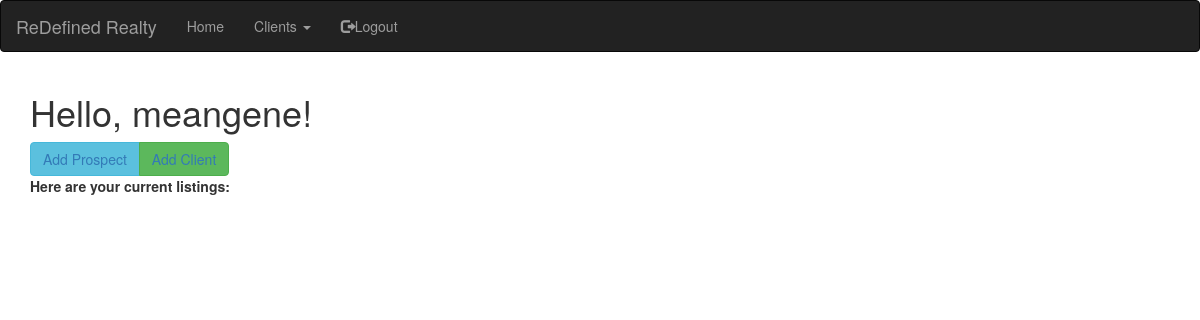
/listings (signed in), run on an earlier commit of the app's database.
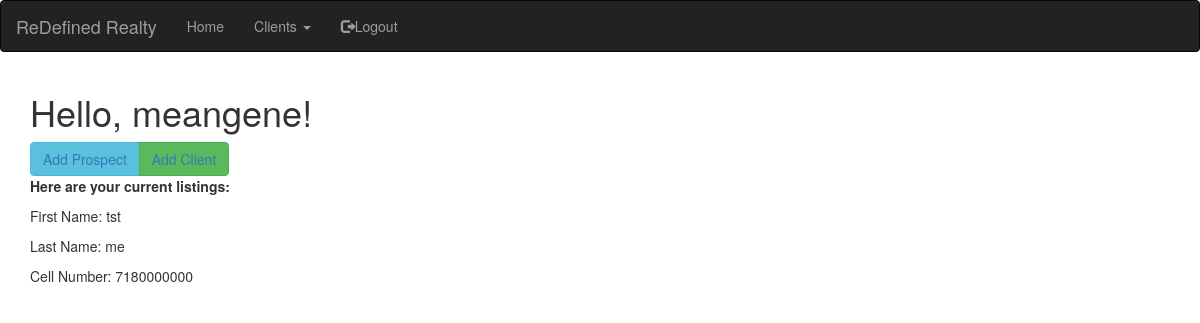
And on a later commit of the database.
### app/models.py (models this page shows, shortened)
class Clients(db.Model):
    id = db.Column(db.Integer, primary_key=True)
    first_name = db.Column(db.String(20))
    last_name = db.Column(db.String(20))
    phone_cell = db.Column(db.Integer)
    user_account_pk=db.Column(db.Integer, db.ForeignKey('user.id'))

### app/routes.py (the view)
@app.route('/listings', methods=['GET', 'POST'])
@login_required
def listings():
    all_clients = get_clients(current_user=current_user)
    return render_template('listings.html', title='Listings', all_clients=all_clients)

### app/models.py (called while the page is built)
@login.user_loader
def load_user(id):
    return User.query.get(int(id))

### app/routes.py (called while the page is built)
def get_clients(current_user):
    currentuser = User.query.filter_by(username=current_user.username).first()
    account_pk = currentuser.id
    all_clients=Clients.query.filter_by(user_account_pk=account_pk).all()
    return all_clients

### app/templates/listings.html
{% extends "base.html" %}
{% import 'bootstrap/wtf.html' as wtf %}
{% block app_content %}
    <h1>Hello, {{ current_user.username }}!</h1>
    <div class="btn-group">
        <button type="button" class="btn btn-info"><a href="{{ url_for('add_prospect') }}">Add Prospect</a></button>
        <button type="button" class="btn btn-success"><a href="{{ url_for('add_client') }}">Add Client</a></button>
    </div>
    <div><p><b>Here are your current listings:</b></p></div>
    {% for everyone in all_clients %}
    <div><p>First Name: {{ everyone.first_name }}</p></div>
    <div><p>Last Name: {{ everyone.last_name }}</p></div>
    <div><p>Cell Number: {{ everyone.phone_cell }}</p></div>
    {% endfor %}
{% endblock %}

What changed in the data, as far as the page shows it:
added Clients: first_name "tst", last_name "me", phone_cell "7180000000"
